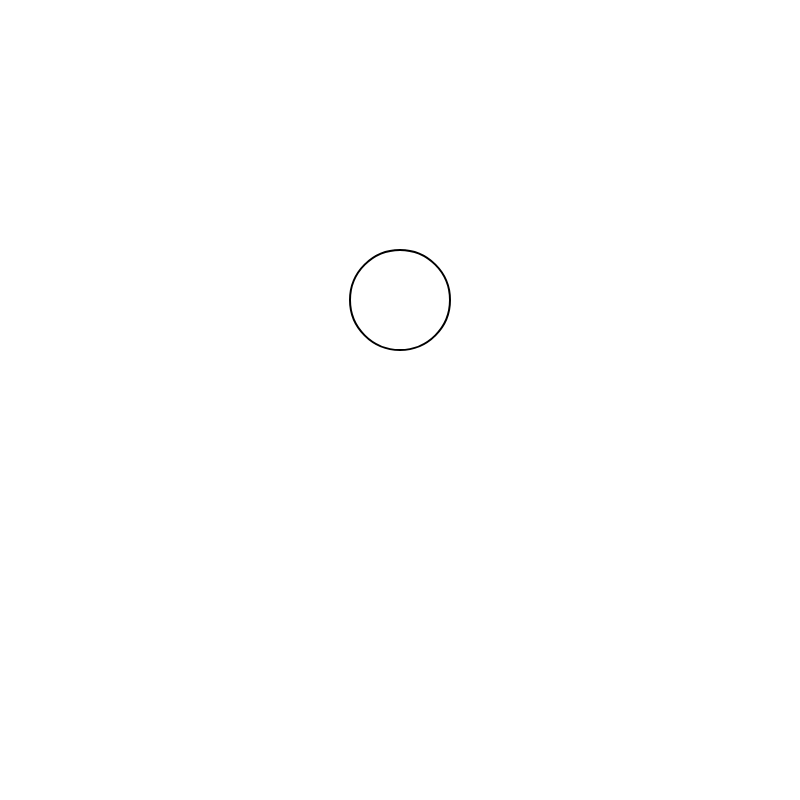
Frame 1 (no input)
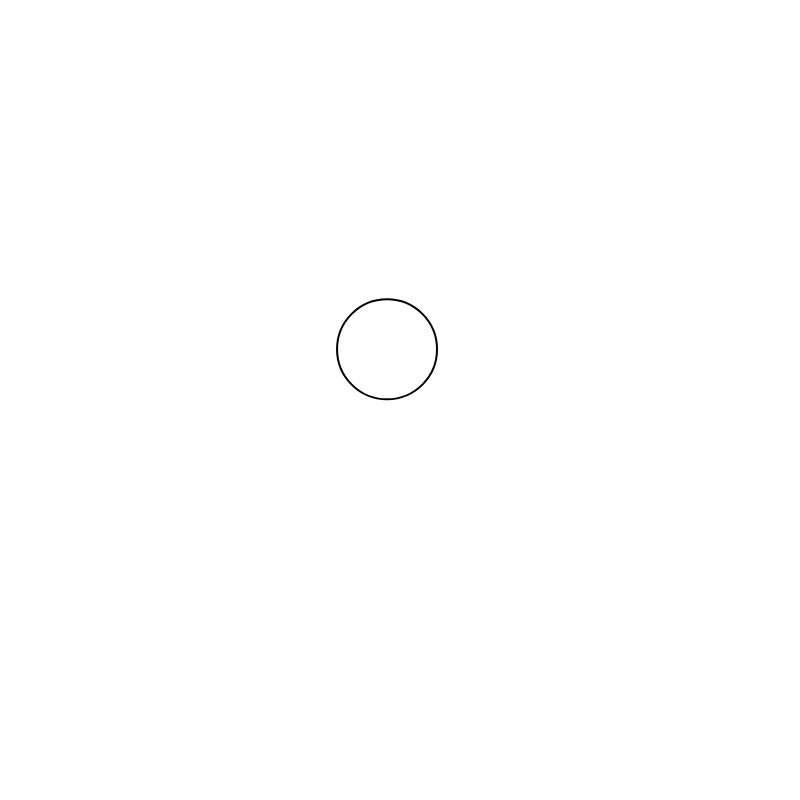
Frame 60 (no input)
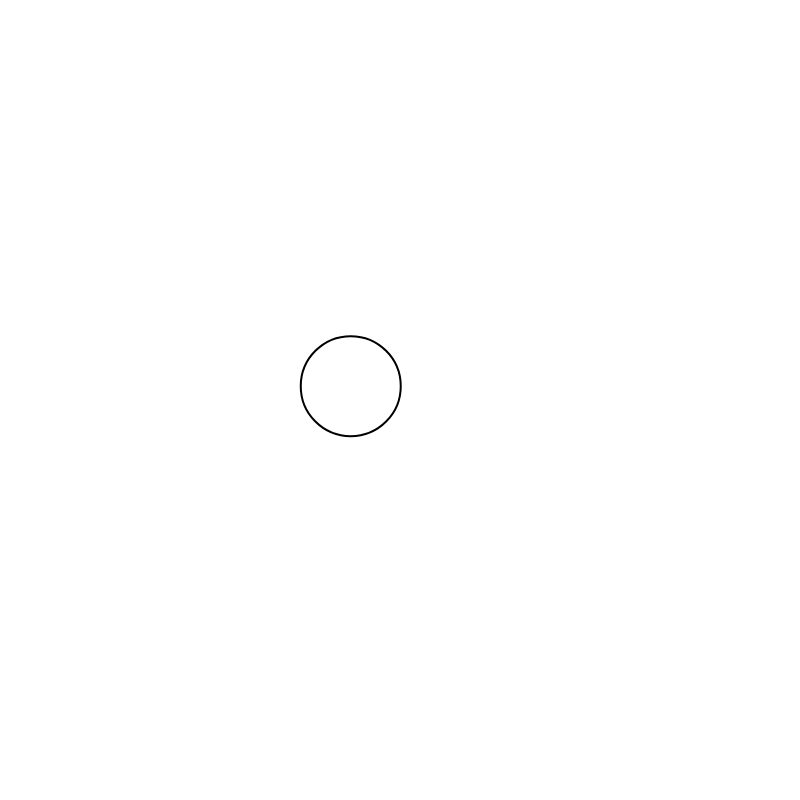
Frame 120 (the mouse pressed at the canvas centre since frame 60)

The p5.js sketch that drew these frames (run headless with seeded random() and noise() and a simulated clock; from frame 60 on, the mouse is pressed at the canvas centre):

// p5.js sketch
// ── sketch.js
function setup()
{
  createCanvas(800,800);
  strokeWeight(2);
  noFill();
}
var w=100,h=100,x=0,x1,y;
function draw()
{

  translate(200,200);


    x1 = 100*cos(x*PI/3600)+100;
    y = 100*sin(x*PI/3600)+100;
    clear();
    x = x+10;
    ellipse(x1,y,100,100);

}
